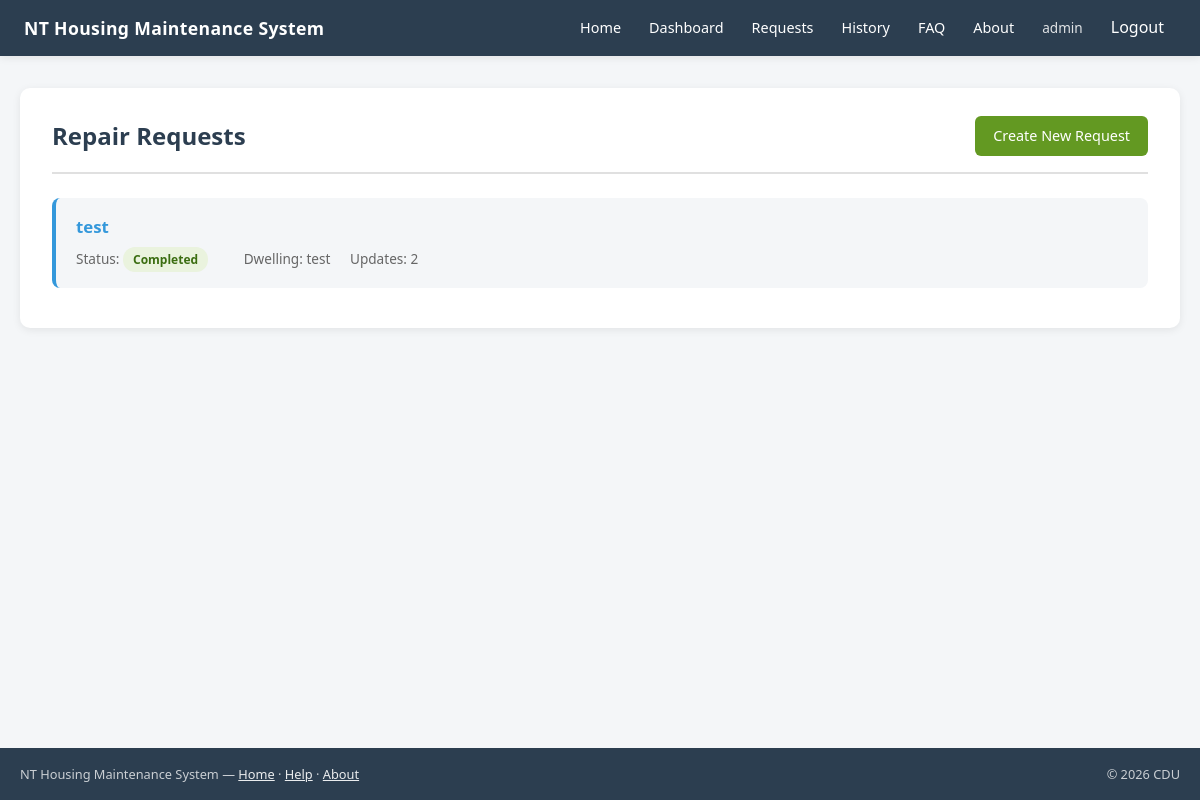
Before: /requests/ (signed in) with the older database file.
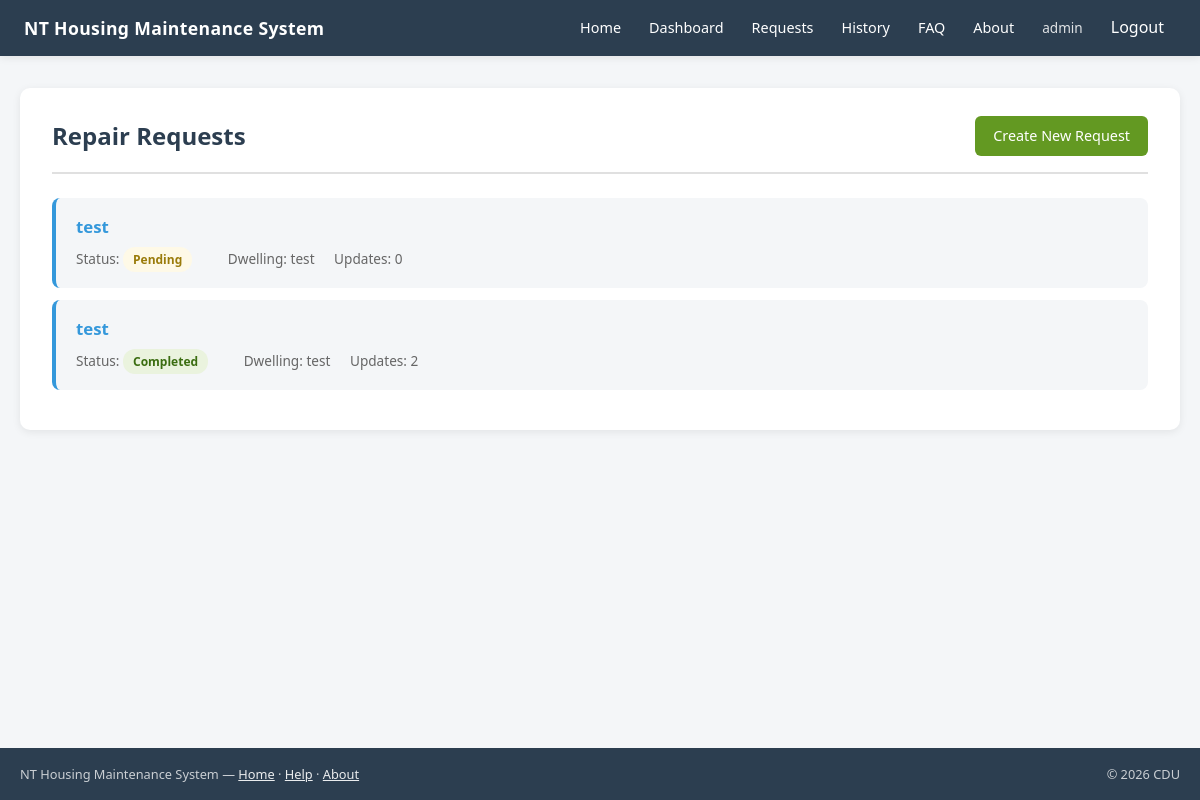
After: the same page with the newer database file.
### housing/models.py (models this page shows, shortened)
class RepairRequest(models.Model):
    STATUS_CHOICES = [
        ("pending", "Pending"),
        ("in_progress", "In Progress"),
        ("completed", "Completed"),
    ]
    objects = RepairRequestQuerySet.as_manager()
    dwelling = models.ForeignKey(Dwelling, on_delete=models.CASCADE)
    tenant = models.ForeignKey(Tenant, on_delete=models.CASCADE)
    category = models.ForeignKey(Category, on_delete=models.CASCADE)
    created_by = models.ForeignKey(
        User,
        on_delete=models.CASCADE,
        related_name="repair_requests",
        null=True,
        blank=True,
    )
    title = models.CharField(max_length=200)
    description = models.TextField()
    status = models.CharField(
        max_length=20,
        choices=STATUS_CHOICES,
        default="pending",
    )
    created_at = models.DateTimeField(auto_now_add=True)
    updated_at = models.DateTimeField(auto_now=True)

class Dwelling(models.Model):
    DWELLING_TYPE_CHOICES = [
        ("house", "House"),
        ("unit", "Unit"),
        ("town_house", "Town House"),
        ("granny_flat", "Granny Flat"),
        ("room", "Room"),
    ]
    community = models.ForeignKey(Community, on_delete=models.CASCADE)
    address = models.CharField(max_length=255)
    dwelling_code = models.CharField(max_length=50)
    dwelling_type = models.CharField(
        max_length=20,
        choices=DWELLING_TYPE_CHOICES,
        default="unit",
    )

### housing/views.py (the view)
class RepairRequestListView(LoginRequiredMixin, RepairRequestAccessMixin, ListView):
    model = RepairRequest
    template_name = "housing/repair_request_list.html"
    context_object_name = "requests"
    login_url = "/login/"
    def get_queryset(self):
        return (
            self.get_accessible_requests()
            .select_related(
                "category",
                "dwelling",
                "tenant__user"
            )
            .prefetch_related("updates")
            .with_update_count()
            .order_by("-created_at")
        )

### housing/models.py (called while the page is built)
    def with_update_count(self):
        return self.annotate(update_count=Count("updates"))

### housing/services.py (called while the page is built)
    @staticmethod
    def is_staff_or_superuser(user):
        return (
            user.is_authenticated
            and (
                user.is_staff
                or user.is_superuser
            )
        )

### housing/views.py (called while the page is built)
    def get_accessible_requests(self):
        if PermissionService.is_staff_or_superuser(self.request.user):
            return RepairRequest.objects.all()
        return RepairRequest.objects.filter(
            Q(created_by=self.request.user) |
            Q(tenant__user=self.request.user)
        ).distinct()

### housing/templates/housing/repair_request_list.html (shortened to what this page needs)
{% extends "housing/base.html" %}
{% block content %}
<div class="container">
    <div class="page-card">
        <div class="page-header">
            <h1>Repair Requests</h1>
            <a href="{% url 'repair-request-create' %}" class="btn btn-success">Create New Request</a>
        </div>
        {% if requests %}
            <ul class="request-list">
                {% for request in requests %}
                    <li class="request-item">
                        <a href="{% url 'repair-request-detail' request.pk %}" class="title-link">
                            {{ request.title }}
                        </a>
                        <div class="request-meta">
                            <span>Status: <span class="badge badge-{{ request.status }}">{{ request.status }}</span></span>
                            <span>Dwelling: {{ request.dwelling.address }}</span>
                            <span>Updates: {{ request.update_count }}</span>
                        </div>
                    </li>
                {% endfor %}
            </ul>
        {% else %}
            <div class="empty-state">
                <p>No repair requests found.</p>
                <p><a href="{% url 'repair-request-create' %}" class="btn btn-primary">Create your first request</a></p>
            </div>
        {% endif %}
    </div>
</div>
{% endblock %}

Changed rows visible on the page:
added RepairRequest: title "test", status "Pending", dwelling.address "test", update_count "0"
